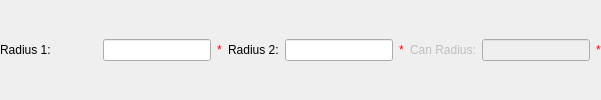
              <widget class="QWidget" name="absp_pageCylinder">
               <layout class="QVBoxLayout" name="verticalLayout_5">
                <property name="margin">
                 <number>0</number>
                </property>
                <item>
                 <layout class="QGridLayout" name="gridLayout_3" columnminimumwidth="0,97,0,0,0,0,0,0,0,0">
                  <item row="0" column="1">
                   <widget class="QLabel" name="absp_lbR1">
                    <property name="text">
                     <string>Radius 1:</string>
                    </property>
                   </widget>
                  </item>
                  <item row="0" column="4">
                   <widget class="QLabel" name="absp_lbR2">
                    <property name="text">
                     <string>Radius 2:</string>
                    </property>
                   </widget>
                  </item>
                  <item row="0" column="8">
                   <widget class="QLineEdit" name="absp_ler3">
                    <property name="enabled">
                     <bool>false</bool>
                    </property>
                    <property name="text">
                     <string/>
                    </property>
                   </widget>
                  </item>
                  <item row="0" column="6">
                   <widget class="QLabel" name="absp_valR2">
                    <property name="styleSheet">
                     <string notr="true">color: rgb(255, 0, 0);</string>
                    </property>
                    <property name="text">
                     <string>*</string>
                    </property>
                   </widget>
                  </item>
                  <item row="0" column="3">
                   <widget class="QLabel" name="absp_valR1">
                    <property name="styleSheet">
                     <string notr="true">color: rgb(255, 0, 0);</string>
                    </property>
                    <property name="text">
                     <string>*</string>
                    </property>
                   </widget>
                  </item>
                  <item row="0" column="2">
                   <widget class="QLineEdit" name="absp_ler1">
                    <property name="sizePolicy">
                     <sizepolicy hsizetype="Expanding" vsizetype="Fixed">
                      <horstretch>0</horstretch>
                      <verstretch>0</verstretch>
                     </sizepolicy>
                    </property>
                    <property name="text">
                     <string/>
                    </property>
                   </widget>
                  </item>
                  <item row="0" column="9">
                   <widget class="QLabel" name="absp_valR3">
                    <property name="enabled">
                     <bool>false</bool>
                    </property>
                    <property name="styleSheet">
                     <string notr="true">color: rgb(255, 0, 0);</string>
                    </property>
                    <property name="text">
                     <string>*</string>
                    </property>
                   </widget>
                  </item>
                  <item row="0" column="7">
                   <widget class="QLabel" name="absp_lbR3">
                    <property name="enabled">
                     <bool>false</bool>
                    </property>
                    <property name="text">
                     <string>Can Radius:</string>
                    </property>
                   </widget>
                  </item>
                  <item row="0" column="5">
                   <widget class="QLineEdit" name="absp_ler2">
                    <property name="text">
                     <string/>
                    </property>
                   </widget>
                  </item>
                 </layout>
                </item>
               </layout>
              </widget>
